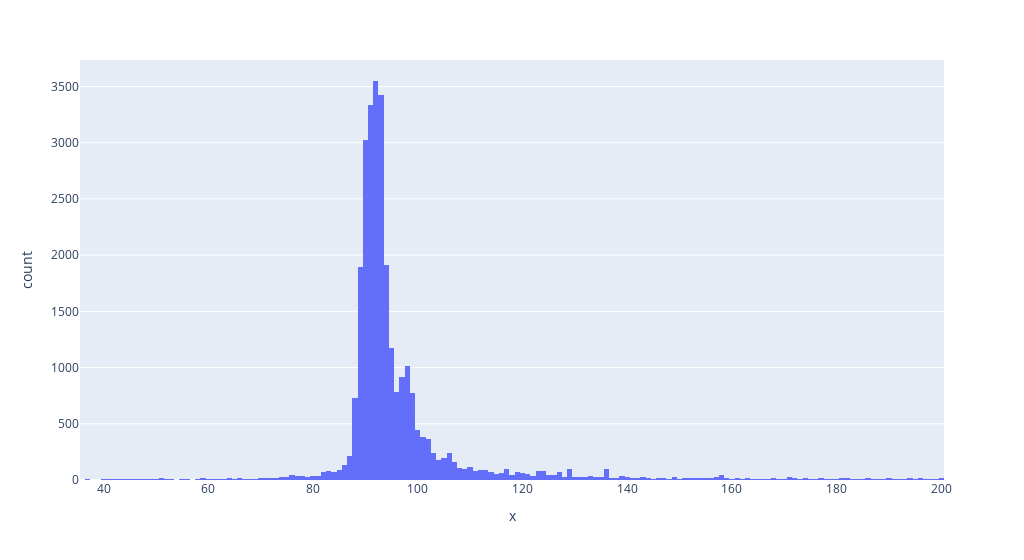

This figure's notebook cell:
### Code cell
# examine the length distribution 

px.histogram(x=lengths, width=1024)

### Figure 1 — Plotly figure (JSON) as saved in the notebook; plotly's stock layout.template omitted (floating-point values rounded to 4 significant figures; data arrays with more than 128 entries replaced by an {"elided": "..."} marker saying what was removed)
{"data": [{"alignmentgroup": "True", "bingroup": "x", "hovertemplate": "x=%{x}<br>count=%{y}<extra></extra>", "legendgroup": "", "marker": {"color": "#636efa", "pattern": {"shape": ""}}, "name": "", "offsetgroup": "", "orientation": "v", "showlegend": false, "type": "histogram", "x": {"elided": "28856 int values"}, "xaxis": "x", "yaxis": "y"}], "layout": {"barmode": "relative", "legend": {"tracegroupgap": 0}, "margin": {"t": 60}, "width": 1024, "xaxis": {"anchor": "y", "domain": [0, 1], "title": {"text": "x"}}, "yaxis": {"anchor": "x", "domain": [0, 1], "title": {"text": "count"}}}}
